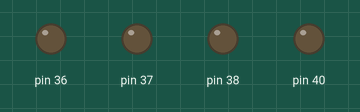
A program run on a simulated Raspberry Pi (header pin numbers). Shown: output pins drawn as LEDs (lit = HIGH).

Above: at 0.5 s.
At 1.2 s:
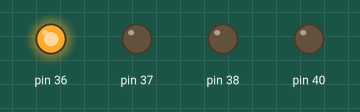
At 1.7 s:
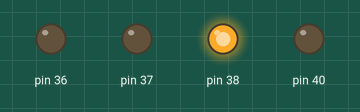
At 2.7 s:
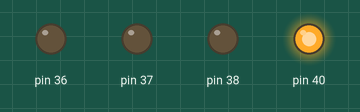
At 3.7 s:
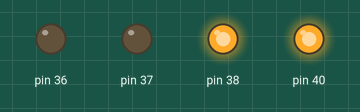
At 5.2 s:
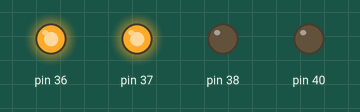
Timing chart, 0 to 6.5 s (numbered marks = the images above):
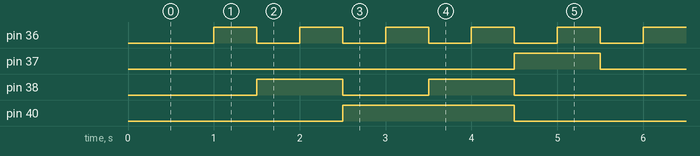

The program:

experimento2_3.5.py
```python
# (licence header left out)
# Future imports (Python 2.7 compatibility)
from __future__ import absolute_import
from __future__ import division
from __future__ import print_function

# Importa la librería de control del GPIO de la Raspberry Pi
import RPi.GPIO as GPIO
# Importa la función sleep del módulo time
from time import sleep

# Desactivar advertencias (warnings)
# GPIO.setwarnings(False)
# Configurar la librería para usar el número de pin.
GPIO.setmode(GPIO.BOARD)
# Configurar pines 36, 38, 40 y 37 como salida y habilitar en bajo
GPIO.setup(36, GPIO.OUT, initial=GPIO.LOW)
GPIO.setup(38, GPIO.OUT, initial=GPIO.LOW)
GPIO.setup(40, GPIO.OUT, initial=GPIO.LOW)
GPIO.setup(37, GPIO.OUT, initial=GPIO.LOW)

# Mapea bits a los pines de la GPIO
def bcd7(num):
	GPIO.output(37, GPIO.HIGH if num & 0x00000008 else GPIO.LOW )
	GPIO.output(40, GPIO.HIGH if num & 0x00000004 else GPIO.LOW )
	GPIO.output(38, GPIO.HIGH if num & 0x00000002 else GPIO.LOW )
	GPIO.output(36, GPIO.HIGH if num & 0x00000001 else GPIO.LOW )

flag = True
while flag:
	try:
		for i in range(0,10):
			sleep(0.5)
			bcd7(i)
	except:
		flag = False
	#end try
#end while

# Reinicia los puertos GPIO (cambian de salida a entrada)
GPIO.cleanup()
```

Measured:
- by itself, pin 36: alternates HIGH for 0.50 s and LOW for 0.50 s
- by itself, pin 37: alternates HIGH for 1.0 s and LOW for 4.0 s
- by itself, pin 38: repeats every 5.0 s: LOW 1.0 s, HIGH 1.0 s, LOW 2.0 s, HIGH 1.0 s
- by itself, pin 40: alternates HIGH for 2.0 s and LOW for 3.0 s
